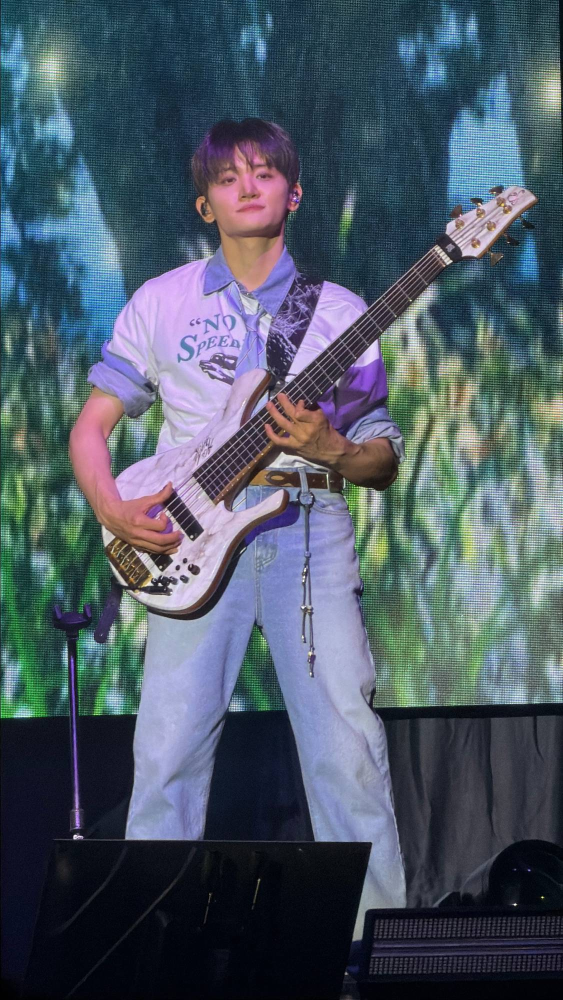
#> input picture retouch/original.jpg, 1125 x 2000 px (shown at 1/2 size)
$ python enhance.py original.jpg enhanced.jpg enhanced.jpg   (older library calls are emulated)
#> lines starting #> are read from the running program, lines starting #| are printed output that depends on the picture
"""비생성(Non-AI) 인물 선명도 보정 파이프라인.
순서: 노이즈 감소 → LUT(.cube, 삼선형 보간) → 디컨볼루션(Richardson-Lucy) → 엣지 마스크 언샤프 → 인물 파워윈도우.
모든 처리는 결정론적 신호처리이며 픽셀을 새로 '생성'하지 않는다."""
import sys, numpy as np, cv2
from skimage.restoration import richardson_lucy

src, cube, out = sys.argv[1], sys.argv[2], sys.argv[3]

def load_cube(p):
    n, rows = None, []
    for ln in open(p):
        t = ln.split()
        if not t or t[0].startswith('#'): continue
        if t[0] == 'LUT_3D_SIZE': n = int(t[1]); continue
        try: rows.append([float(v) for v in t[:3]])
        except ValueError: pass
    return np.array(rows, np.float32).reshape(n, n, n, 3), n  # [b,g,r] (R가 가장 빠르게 변함)

def apply_lut(rgb, lut, n):
    x = np.clip(rgb, 0, 1) * (n - 1)
    i0 = np.floor(x).astype(int); i1 = np.minimum(i0 + 1, n - 1); f = x - i0
    r0, g0, b0 = i0[..., 0], i0[..., 1], i0[..., 2]; r1, g1, b1 = i1[..., 0], i1[..., 1], i1[..., 2]
    fr, fg, fb = f[..., 0:1], f[..., 1:2], f[..., 2:3]
    c = lambda b, g, r: lut[b, g, r]
    c00 = c(b0, g0, r0) * (1 - fr) + c(b0, g0, r1) * fr
    c10 = c(b0, g1, r0) * (1 - fr) + c(b0, g1, r1) * fr
    c01 = c(b1, g0, r0) * (1 - fr) + c(b1, g0, r1) * fr
    c11 = c(b1, g1, r0) * (1 - fr) + c(b1, g1, r1) * fr
    return (c00 * (1 - fg) + c10 * fg) * (1 - fb) + (c01 * (1 - fg) + c11 * fg) * fb

bgr = cv2.imread(src)
#> bgr is the input picture: shape (2000, 1125, 3); mean B, G, R 102.1, 89, 76.9
H, W = bgr.shape[:2]
#> H = 2000; W = 1125

# 1) 노이즈 감소 (샤프닝 전에) — 휘도/색차 분리: 색차는 강하게, 휘도는 약한 Non-Local Means
ycc = cv2.cvtColor(bgr, cv2.COLOR_BGR2YCrCb)
#> ycc: shape (2000, 1125, 3); mean of channels 0, 1, 2 86.9, 120.9, 136.6
y, cr, cb = cv2.split(ycc)
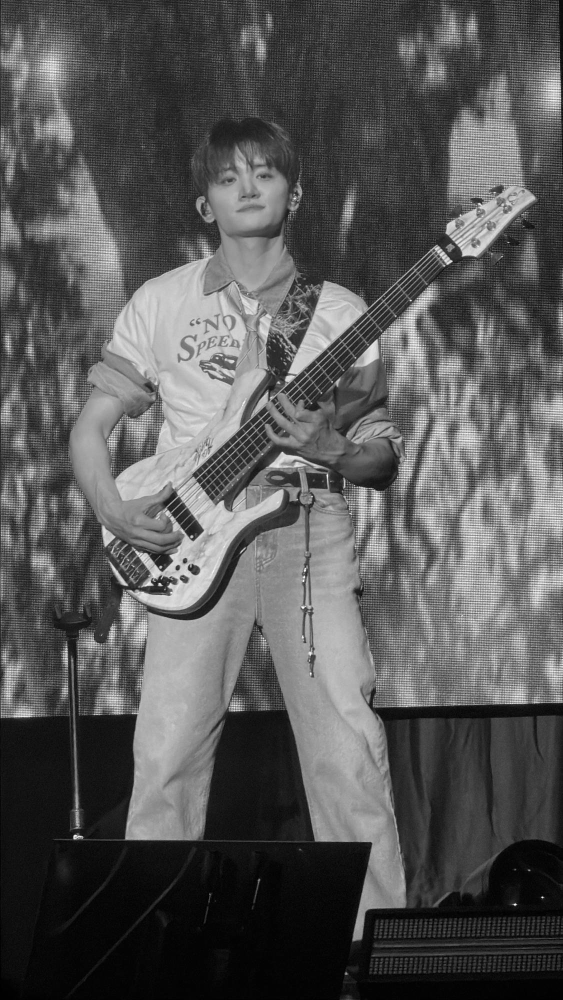
#> y: shape (2000, 1125) (shown at 1/2 size); min 0, max 255, mean 86.9
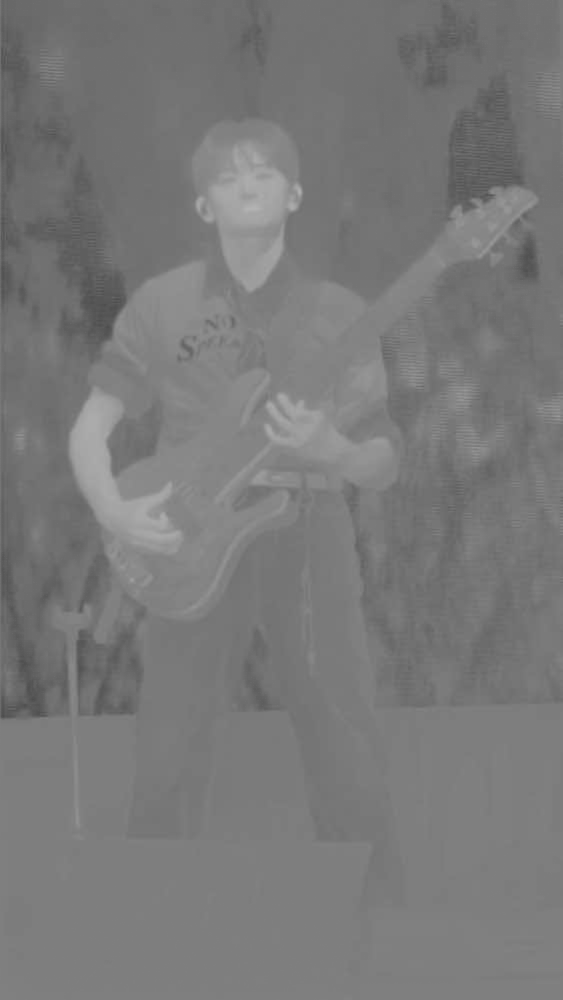
#> cr: shape (2000, 1125) (shown at 1/2 size); min 76, max 180, mean 120.9
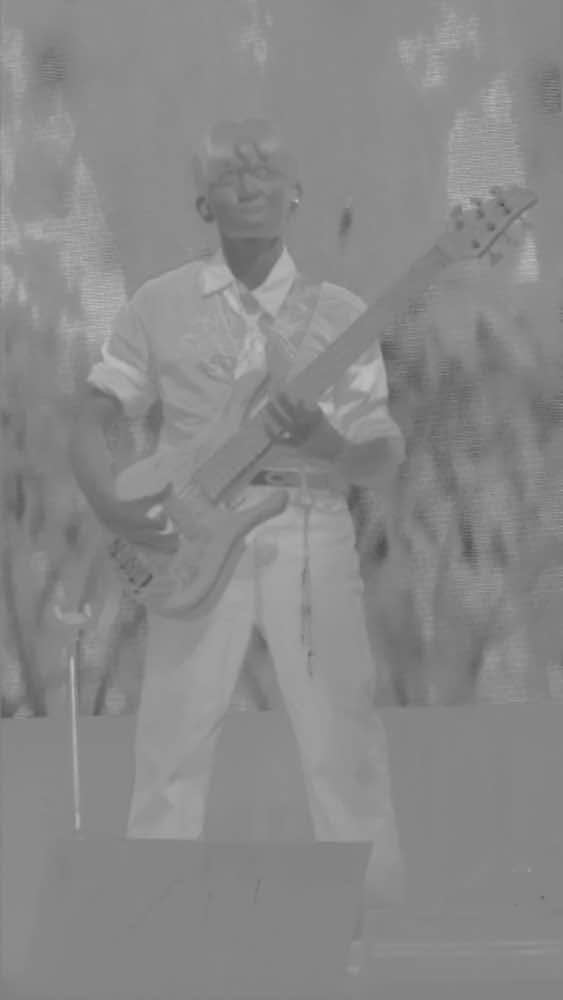
#> cb: shape (2000, 1125) (shown at 1/2 size); min 78, max 197, mean 136.6
y = cv2.fastNlMeansDenoising(y, None, h=4, templateWindowSize=7, searchWindowSize=21)
cr = cv2.bilateralFilter(cr, 9, 20, 9); cb = cv2.bilateralFilter(cb, 9, 20, 9)
bgr = cv2.cvtColor(cv2.merge([y, cr, cb]), cv2.COLOR_YCrCb2BGR)

# 2) LUT 적용
lut, n = load_cube(cube)
#> (the run stopped early here; a loop or call above may not have finished)
